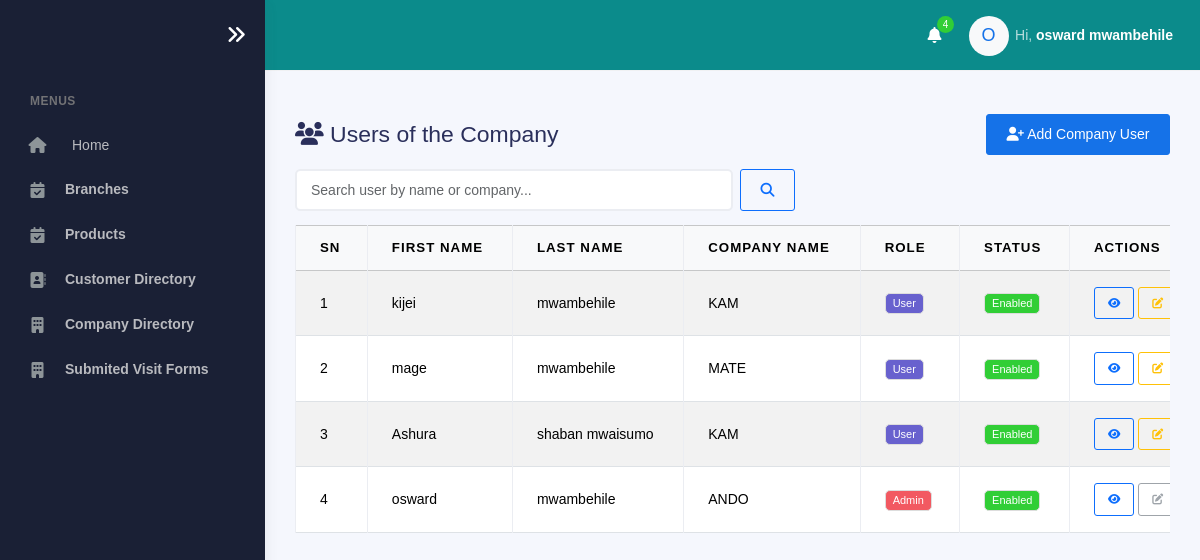
Page /users/ (signed in) on the committed database.
### accounts/models.py (models this page shows, shortened)
class User(AbstractBaseUser, PermissionsMixin):
    POSITION_CHOICES = [
        ('Head of Sales', 'Head of Sales'),
        ('Facilitator', 'Facilitator'),
        ('Product Brand Manager', 'Product Brand Manager'),
        ('Corporate Manager', 'Corporate Manager'),
        ('Corporate Officer', 'Corporate Officer'),
        ('Zonal Sales Executive', 'Zonal Sales Executive'),
        ('Mobile Sales Officer', 'Mobile Sales Officer'),
        ('Desk Sales Officer', 'Desk Sales Officer'),
        ('Admin', 'Admin'),
    ]
    ZONE_CHOICES = [
        ('Coast Zone', 'Coast Zone'),
        ('Corporate', 'Corporate'),
        ('Central Zone', 'Central Zone'),
        ('Southern Zone', 'Southern Zone'),
        ('Northern Zone', 'Northern Zone'),
        ('Lake Zone', 'Lake Zone'),
    ]
    COMPANY_CHOICES = [
        ('ANDO', 'ANDO'),
        ('KAM', 'KAM'),
        ('MATE', 'MATE'),
    ]
    email = models.EmailField(unique=True)
    first_name = models.CharField(max_length=50, null=True, blank=True)
    last_name = models.CharField(max_length=50, null=True, blank=True)
    company_name = models.CharField(max_length=50, choices=COMPANY_CHOICES, null=True, blank=True)
    position = models.CharField(max_length=100, choices=POSITION_CHOICES, null=True, blank=True)
    zone = models.CharField(max_length=100, choices=ZONE_CHOICES, null=True, blank=True)
    branch = models.ForeignKey(
        Branch,
        null=True,
        blank=True,
        on_delete=models.SET_NULL,
        related_name='users'
    )
    contact = models.CharField(
        max_length=13,
        null=True,
        blank=True,
        validators=[
            RegexValidator(
                regex=r'^(?:\+255|0)[67][0-9]\d{7}$',
                message="Enter a valid Tanzanian phone number (e.g. +255712345678 or 0712345678)"
            )
        ]
    )
    is_active = models.BooleanField(default=True)
    is_staff = models.BooleanField(default=False)
    date_joined = models.DateTimeField(default=timezone.now)
    objects = UserManager()
    USERNAME_FIELD = 'email'
    REQUIRED_FIELDS = []
    def get_full_name(self):
        return f"{self.first_name} {self.last_name}".strip()

### accounts/views.py (the view)
# urls.py: path('users/', views.user_list, name='user_list'),
def user_list(request):
    if request.user.is_authenticated:
            query = request.GET.get('q', '')
            users = User.objects.all().order_by('-date_joined')  # order by newest first
            if query:
                users = users.filter(
                    Q(first_name__icontains=query) |
                    Q(last_name__icontains=query) |
                    Q(company_name__icontains=query)  # <-- added this
                ).order_by('-date_joined')  # maintain ordering after filtering
            return render(request, 'company/user_list.html', {
                'users': users,
                'query': query,
            })
    else:
        messages.error(request,'You must login first to access the page')
        return redirect('login')

### templates/company/user_list.html (shortened to what this page needs)
{% extends "company/base.html" %}
{% load static %}
{% block content %}
{% include "company/sidebar.html" %}
<div class="main-panel">
  <div class="main-header">
    {% include "company/nav.html" %}
  </div>
  <div class="container">
    <div class="page-inner">
      <div class="d-flex justify-content-between align-items-center mt-4 mb-3 flex-wrap gap-3">
        <h3 class="mb-0"><i class="fas fa-users"></i> Users of the Company</h3>
        <a href="{% url 'register'%}" class="btn btn-primary">
          <i class="fas fa-user-plus"></i> Add Company User
        </a>
      </div>
      <form method="get" class="d-flex mb-3 gap-2" style="max-width: 500px;">
        <input type="text" name="q" value="{{ query }}" placeholder="Search user by name or company..." class="form-control">
        <button type="submit" class="btn btn-outline-primary"><i class="fas fa-search"></i></button>
      </form>
      <div class="table-wrapper" style="overflow-x:auto;">
        <table class="table table-bordered table-striped align-middle" style="min-width: 1000px;">
          <thead class="table-light">
            <tr>
              <th>SN</th>
              <th>First Name</th>
              <th>Last Name</th>
              <th>Company Name</th>
              <th>Role</th>
              <th>Status</th>
              <th>Actions</th>
            </tr>
          </thead>
          <tbody>
            {% for user in users %}
              <tr id="user-row-{{ user.id }}" class="{% if not user.is_active %}table-danger{% endif %}">
                <td>{{ forloop.counter }}</td>
                <td>{{ user.first_name|default:"-" }}</td>
                <td>{{ user.last_name|default:"-" }}</td>
                <td>{{ user.company_name|default:"-" }}</td>
                <td>
                  {% if user.is_superuser %}
                    <span class="badge bg-danger">Admin</span>
                  {% elif user.is_staff %}
                    <span class="badge bg-info">Staff</span>
                  {% else %}
                    <span class="badge bg-secondary">User</span>
                  {% endif %}
                </td>
                <td>
                  <span id="status-badge-{{ user.id }}" class="badge {% if user.is_active %}bg-success{% else %}bg-danger{% endif %}">
                    {% if user.is_active %}Enabled{% else %}Disabled{% endif %}
                  </span>
                </td>
                <td>
                  <a href="{% url 'user_detail' user.id %}" class="btn btn-sm btn-outline-primary">
                    <i class="fas fa-eye"></i>
                  </a>
                  {% if not user.is_superuser and user != request.user %}
                    <a href="{% url 'edit_user' user.id %}" class="btn btn-sm btn-outline-warning">
                      <i class="fas fa-edit"></i>
                    </a>
                  {% else %}
                    <button class="btn btn-sm btn-outline-secondary" disabled>
                      <i class="fas fa-edit"></i>
                    </button>
                  {% endif %}
                </td>
              </tr>
            {% empty %}
              <tr>
                <td colspan="7" class="text-center text-muted">
                  <i class="fas fa-info-circle"></i> No users found.
                </td>
              </tr>
            {% endfor %}
          </tbody>
        </table>
      </div>
    </div>
  </div>
</div>
<link rel="stylesheet" href="https://cdnjs.cloudflare.com/ajax/libs/font-awesome/6.5.0/css/all.min.css">
{% endblock %}

### templates/company/nav.html (shortened to what this page needs)
{% load static %}
<nav class="navbar navbar-header navbar-expand-lg border-bottom" style="background-color: rgb(11, 139, 139)">
  <div class="container-fluid">
    <ul class="navbar-nav topbar-nav ms-md-auto align-items-center">
      <li class="nav-item topbar-icon dropdown hidden-caret">
        <a class="nav-link dropdown-toggle text-white" href="#" id="notifDropdown" role="button" data-bs-toggle="dropdown" aria-haspopup="true" aria-expanded="false">
          <i class="fa fa-bell"></i>
          <span class="notification">4</span>
        </a>
      </li>
      <li class="nav-item topbar-user dropdown hidden-caret">
        <a class="dropdown-toggle profile-pic text-white" data-bs-toggle="dropdown" href="#" aria-expanded="false">
          <div class="avatar-sm">
            <div class="avatar-initial rounded-circle bg-light text-primary d-flex align-items-center justify-content-center" style="width: 40px; height: 40px; font-size: 18px;">
              {% if request.user.is_authenticated %}
                {{ request.user.first_name|slice:":1"|default:"U"|upper }}
              {% else %}
                G
              {% endif %}
            </div>
          </div>
          <span class="profile-username">
            <span class="op-7">Hi,</span>
            {% if request.user.is_authenticated %}
              <span class="fw-bold">{{ request.user.first_name }} {{ request.user.last_name }}</span>
            {% else %}
              <span class="fw-bold">Guest</span>
            {% endif %}
          </span>
        </a>
      </li>
    </ul>
  </div>
</nav>

### rows in the picture
User: user.first_name "O", user.first_name "osward", user.last_name "mwambehile", first_name "osward", last_name "mwambehile", company_name "ANDO", is_superuser "Admin", is_active "Enabled"
User: first_name "kijei", last_name "mwambehile", company_name "KAM", is_superuser "User", is_active "Enabled"
User: first_name "mage", last_name "mwambehile", company_name "MATE", is_superuser "User", is_active "Enabled"
User: first_name "Ashura", last_name "shaban mwaisumo", company_name "KAM", is_superuser "User", is_active "Enabled"
